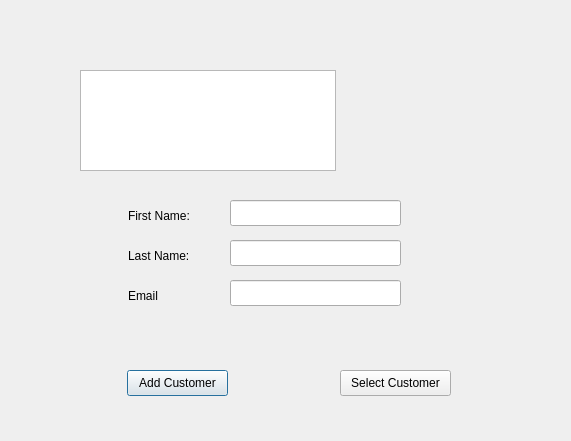
<?xml version="1.0" encoding="UTF-8"?>
<ui version="4.0">
 <class>Dialog</class>
 <widget class="QDialog" name="Dialog">
  <property name="geometry">
   <rect>
    <x>0</x>
    <y>0</y>
    <width>571</width>
    <height>441</height>
   </rect>
  </property>
  <property name="windowTitle">
   <string>Dialog</string>
  </property>
  <widget class="QLabel" name="label">
   <property name="geometry">
    <rect>
     <x>67</x>
     <y>30</y>
     <width>271</width>
     <height>41</height>
    </rect>
   </property>
   <property name="text">
    <string/>
   </property>
   <property name="pixmap">
    <pixmap>../../dronedogs_order_form_title_text.png</pixmap>
   </property>
   <property name="scaledContents">
    <bool>true</bool>
   </property>
  </widget>
  <widget class="QLabel" name="label_2">
   <property name="geometry">
    <rect>
     <x>380</x>
     <y>40</y>
     <width>161</width>
     <height>121</height>
    </rect>
   </property>
   <property name="text">
    <string/>
   </property>
   <property name="pixmap">
    <pixmap>../../DroneDogsLogo.png</pixmap>
   </property>
   <property name="scaledContents">
    <bool>true</bool>
   </property>
  </widget>
  <widget class="QLabel" name="label_firstname">
   <property name="geometry">
    <rect>
     <x>128</x>
     <y>205</y>
     <width>71</width>
     <height>21</height>
    </rect>
   </property>
   <property name="text">
    <string>First Name:</string>
   </property>
  </widget>
  <widget class="QLabel" name="label_email">
   <property name="geometry">
    <rect>
     <x>128</x>
     <y>285</y>
     <width>71</width>
     <height>21</height>
    </rect>
   </property>
   <property name="text">
    <string>Email</string>
   </property>
  </widget>
  <widget class="QLabel" name="label_lastname">
   <property name="geometry">
    <rect>
     <x>128</x>
     <y>245</y>
     <width>71</width>
     <height>21</height>
    </rect>
   </property>
   <property name="text">
    <string>Last Name:</string>
   </property>
  </widget>
  <widget class="QPushButton" name="pushButton_addcustomer">
   <property name="geometry">
    <rect>
     <x>127</x>
     <y>370</y>
     <width>101</width>
     <height>26</height>
    </rect>
   </property>
   <property name="text">
    <string>Add Customer</string>
   </property>
  </widget>
  <widget class="QPushButton" name="pushButton_2">
   <property name="geometry">
    <rect>
     <x>340</x>
     <y>370</y>
     <width>111</width>
     <height>26</height>
    </rect>
   </property>
   <property name="text">
    <string>Select Customer</string>
   </property>
  </widget>
  <widget class="QLineEdit" name="lineEdit_firstname">
   <property name="geometry">
    <rect>
     <x>230</x>
     <y>200</y>
     <width>171</width>
     <height>26</height>
    </rect>
   </property>
  </widget>
  <widget class="QLineEdit" name="lineEdit_lastname">
   <property name="geometry">
    <rect>
     <x>230</x>
     <y>240</y>
     <width>171</width>
     <height>26</height>
    </rect>
   </property>
  </widget>
  <widget class="QLineEdit" name="lineEdit_email">
   <property name="geometry">
    <rect>
     <x>230</x>
     <y>280</y>
     <width>171</width>
     <height>26</height>
    </rect>
   </property>
  </widget>
  <widget class="QListWidget" name="listWidget">
   <property name="geometry">
    <rect>
     <x>80</x>
     <y>70</y>
     <width>256</width>
     <height>101</height>
    </rect>
   </property>
   <property name="cursor" stdset="0">
    <cursorShape>PointingHandCursor</cursorShape>
   </property>
  </widget>
 </widget>
 <tabstops>
  <tabstop>listWidget</tabstop>
  <tabstop>lineEdit_firstname</tabstop>
  <tabstop>lineEdit_lastname</tabstop>
  <tabstop>lineEdit_email</tabstop>
  <tabstop>pushButton_addcustomer</tabstop>
  <tabstop>pushButton_2</tabstop>
 </tabstops>
 <resources/>
 <connections/>
</ui>
